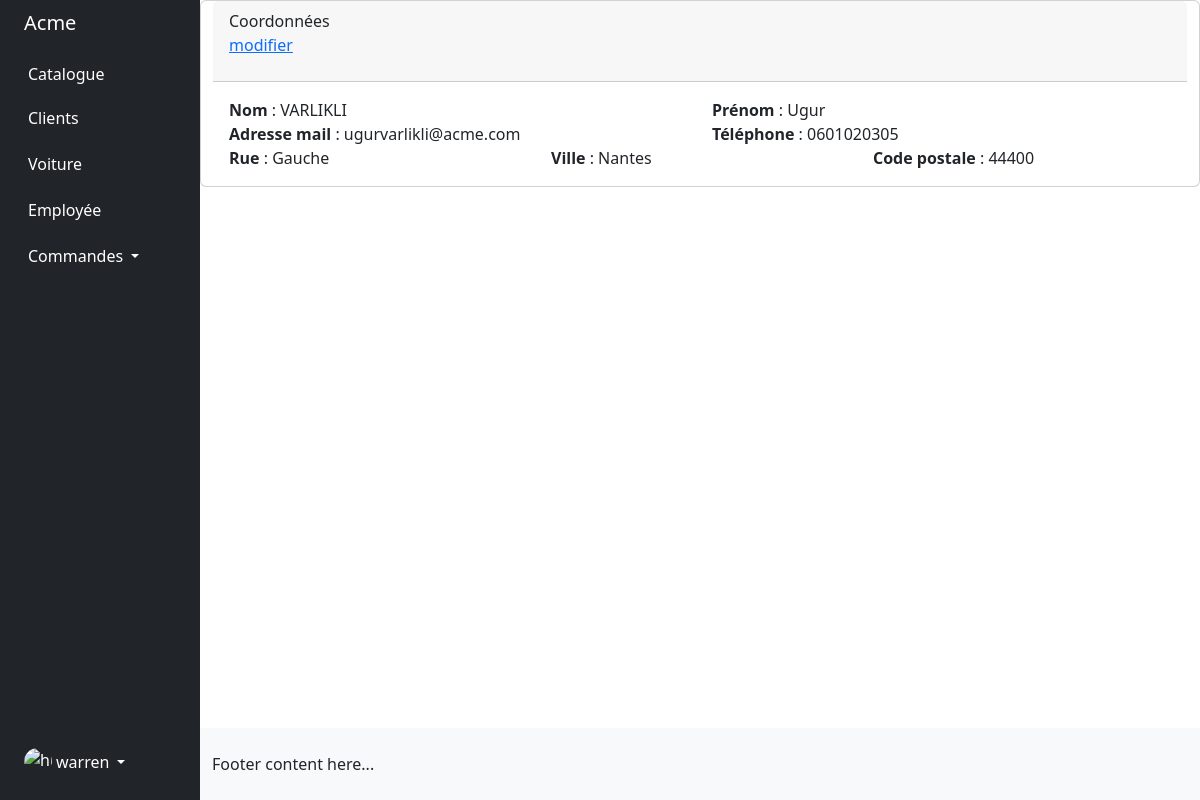
The page /crm_acme/client/1 (signed in) on the database its author committed.
### bdd/models/Client.py (models this page shows, shortened)
class Client(models.Model):
    date_mise_a_jour = models.DateField(verbose_name="Date de mise à jour", auto_now=True)
    nom = models.CharField(max_length=56)
    prenom = models.CharField(max_length=56)
    email = models.EmailField(max_length=56, unique=True)
    no_tel_regex=RegexValidator(
        regex="[0-9]{10}", message="veuillez entrer un numéro de téléphone valide."
    )
    no_tel = models.CharField(validators=[no_tel_regex], max_length=10)
    rue = models.CharField(max_length=56)
    ville = models.CharField(max_length=56)
    code_postale_regex = RegexValidator(
        regex="[0-9]*$", message="veuillez entrer un code postal valide."
    )
    code_postale = models.CharField(max_length=56)
    date_inscription = models.DateField(verbose_name="Date d'inscription", auto_now_add=True)

### bdd/Templates/client/client_detail.html
{% extends 'base.html' %}
{% block content %}
<div class="card">
  <div class="card-header">
    Coordonnées
    <a href="{% url 'update_client' client.id %}" class="close">
          <p>modifier</p>
    </a>
  </div>
  <div class="card-body">
    <div class="row">
      <div class="col">
        <strong> Nom </strong> : {{ client.nom }} <br>
      </div>
       <div class="col">
        <strong> Prénom </strong> : {{ client.prenom }} <br>
      </div>
    </div>
    <div class="row">
      <div class="col">
        <strong> Adresse mail  </strong> : {{ client.email }} <br>
      </div>
       <div class="col">
        <strong> Téléphone </strong> : {{ client.no_tel }} <br>
      </div>
    </div>
    <div class="row">
      <div class="col">
        <strong> Rue </strong> : {{ client.rue }} <br>
      </div>
       <div class="col">
        <strong> Ville </strong> : {{ client.ville }} <br>
      </div>
       <div class="col">
        <strong> Code postale </strong> : {{ client.code_postale }} <br>
      </div>
    </div>
  </div>
</div>
{% endblock %}

### bdd/Templates/base.html (shortened to what this page needs)
<!DOCTYPE html>
<html lang="en">
{% load static %}
<head>
    <link href="https://cdn.jsdelivr.net/npm/bootstrap@5.2.0-beta1/dist/css/bootstrap.min.css" rel="stylesheet">
     <link rel="stylesheet" href="https://use.fontawesome.com/releases/v5.15.4/css/all.css"/>
</head>
<body>
<div class="container-fluid overflow-hidden">
    <div class="row vh-100 overflow-auto">
        <div class="col-12 col-sm-3 col-xl-2 px-sm-2 px-0 bg-dark d-flex sticky-top">
            <div class="d-flex flex-sm-column flex-row flex-grow-1 align-items-center align-items-sm-start px-3 pt-2 text-white">
                <a href="{% url 'voitures' %}" class="d-flex align-items-center pb-sm-3 mb-md-0 me-md-auto text-white text-decoration-none">
                    <span class="fs-5">A<span class="d-none d-sm-inline">cme</span></span>
                </a>
                <ul class="nav nav-pills flex-sm-column flex-row flex-nowrap flex-shrink-1 flex-sm-grow-0 flex-grow-1 mb-sm-auto mb-0 justify-content-center align-items-center align-items-sm-start" id="menu">
                    <li class="nav-item">
                        <a href="{% url 'voitures' %}" class="nav-link px-sm-0 px-2 text-white">
                            <span class="ms-1 d-none d-sm-inline">Catalogue</span>
                        </a>
                    </li>
                     <li>
                        <a href="{% url 'clients' %}" class="nav-link px-sm-0 px-2 text-white">
                            <span class="ms-1 d-none d-sm-inline">Clients</span>
                        </a>
                    </li>
                    <li>
                        <a href="{% url 'create_voiture' %}" class="nav-link px-sm-0 px-2 text-white">
                            <span class="ms-1 d-none d-sm-inline">Voiture</span>
                        </a>
                    </li>
                    <li>
                        <a href="{% url 'employees' %}" class="nav-link px-sm-0 px-2 text-white">
                            <span class="ms-1 d-none d-sm-inline">Employée</span>
                        </a>
                    </li>
                    <li class="dropdown">
                        <a href="#" class="nav-link dropdown-toggle px-sm-0 px-1 text-white" id="dropdown" data-bs-toggle="dropdown" aria-expanded="false">
                            <span class="ms-1 d-none d-sm-inline">Commandes</span>
                        </a>
                    </li>
                </ul>
                <div class="dropdown py-sm-4 mt-sm-auto ms-auto ms-sm-0 flex-shrink-1">
                    <a href="#" class="d-flex align-items-center text-white text-decoration-none dropdown-toggle" id="dropdownUser1" data-bs-toggle="dropdown" aria-expanded="false">
                        <img src="https://github.com/mdo.png" alt="hugenerd" width="28" height="28" class="rounded-circle">
                        <span class="d-none d-sm-inline mx-1">{{ user.username }}</span>
                    </a>
                </div>
            </div>
        </div>
        <div class="col d-flex flex-column h-sm-100">
            <main class="row overflow-auto">
                    {% block content %}{% endblock %}
            </main>
            <footer class="row bg-light py-4 mt-auto">
                <div class="col"> Footer content here... </div>
            </footer>
        </div>
    </div>
</div>
</body>
</html>

### rows shown on the page
Client: nom "VARLIKLI", prenom "Ugur", email "ugurvarlikli@acme.com", no_tel "0601020305", rue "Gauche", ville "Nantes", code_postale "44400"

### other values the page prints
{{ user.username }} "warren"
